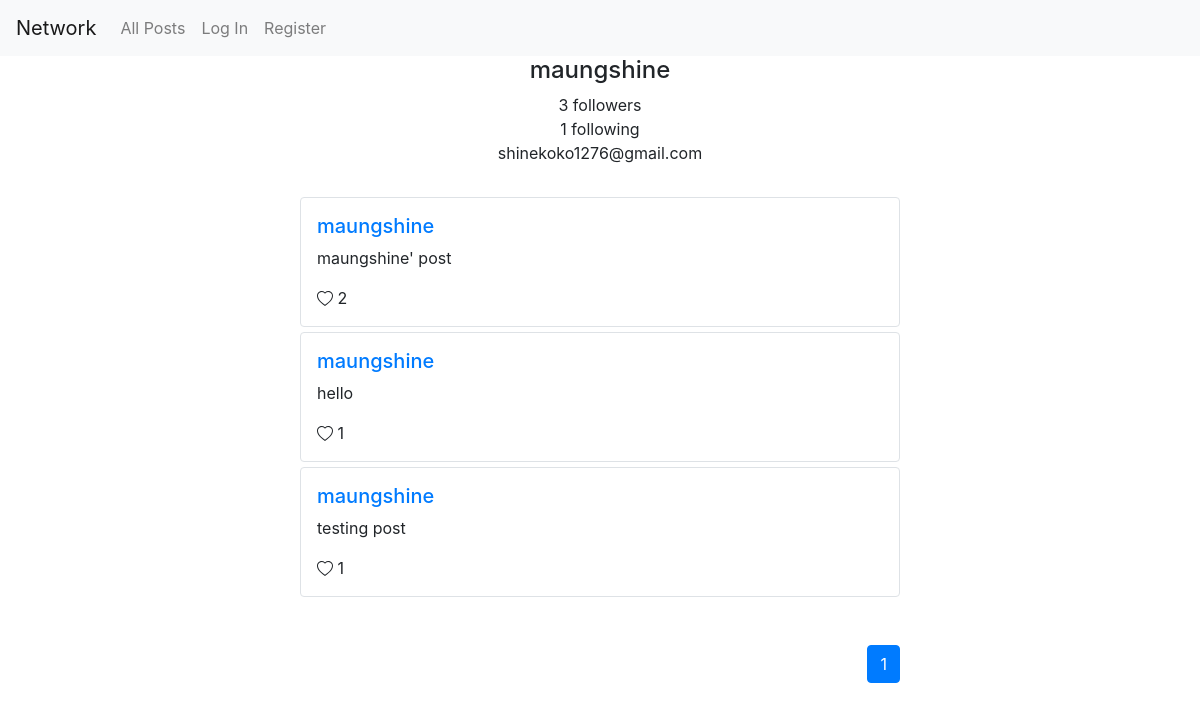
The app's page /profile/1 with its own data.
### network/models.py (models this page shows, shortened)
class User(AbstractUser):
    pass

class Post(models.Model):
    post_user = models.ForeignKey(settings.AUTH_USER_MODEL,
                                  on_delete=models.CASCADE,
                                  related_name='user_posts')
    date_posted = models.DateTimeField(null=False, auto_now_add=True)
    content = models.TextField(null=False, blank=False)
    @property
    def liked(self):
        return [like.liked_user for like in self.liked_users.all()]

class Like(models.Model):
    liked_user = models.ForeignKey(settings.AUTH_USER_MODEL,
                                   on_delete=models.CASCADE,
                                   related_name='liked_posts')
    liked_post = models.ForeignKey(Post,
                                   on_delete=models.CASCADE,
                                   related_name='liked_users')

### network/views.py (the view)
# urls.py: path("profile/<int:user_id>", views.profile, name="profile"),
def profile(request, user_id):
    user = User.objects.get(pk=user_id)
    posts = user.user_posts.all()
    p = Paginator(posts, 10)
    page_number = request.GET.get('page')
    page_obj = p.get_page(page_number)
    return render(request, 'network/profile.html', {
        "user_id": user_id,
        "name": user.username,
        "email": user.email,
        "is_following": request.user.id in [follower.following_user.id for follower in user.followers.all()],
        "followers": [follower.following_user.username for follower in user.followers.all()],
        "following": [following.followed_user.username for following in user.followed_users.all()],
        "page_obj" : page_obj})

### network/templates/network/profile.html (shortened to what this page needs)
{% extends "network/layout.html" %}
{% load static %}
{% block body %}
    <div id="profile-div" class="container profile">
        <div class="name"><h4 id="name">{{ name }}</h4></div>
        <div class="no-of-follower"><span id="no-of-follower">{{ followers|length }} followers</span></div>
        <div class="no-of-following"><span id="no-of-following">{{ following|length }} following</span></div>
        <div class="email"><span id="email">{{ email }}</span></div>
    </div>
    <section id="main_page">
      {% for post in page_obj.object_list %}
      <div class="container border rounded post">
          <div class="username"><h5><a href="{% url 'profile' post.post_user.id %}">{{ post.post_user.username }}</a></h5></div>
          <div class="content" id="post-{{ post.id }}"><p id="content-{{ post.id }}">{{ post.content }}</p></div>
          <div class="like">
          {% if user not in post.liked %}
            <svg id="like-icon-{{ post.id }}" onclick="like_post({{ post.id }})" width="1em" height="1em" viewBox="0 0 16 16" class="bi bi-heart" fill="currentColor" xmlns="http://www.w3.org/2000/svg">
              <path fill-rule="evenodd" d="M8 2.748l-.717-.737C5.6.281 2.514.878 1.4 3.053c-.523 1.023-.641 2.5.314 4.385.92 1.815 2.834
              3.989 6.286 6.357 3.452-2.368 5.365-4.542 6.286-6.357.955-1.886.838-3.362.314-4.385C13.486.878 10.4.28 8.717 2.01L8 2.748zM8
              15C-7.333 4.868 3.279-3.04 7.824 1.143c.06.055.119.112.176.171a3.12 3.12 0 0 1 .176-.17C12.72-3.042 23.333 4.867 8 15z"/>
            </svg>
            <span id="post-{{ post.id }}-like" class="like-count">{{ post.liked_users.all|length }}</span>
          {% endif %}
          </div>
      </div>
      {% endfor %}
  </section>
  <div class="paginator text-right container">
    <nav aria-label="paginator">
      <ul class="pagination">
        <li class="page-item active" aria-current="page">
          <a class="page-link" href="#">{{ page_obj.number }}<span class="sr-only">(current)</span></a>
        </li>
      </ul>
    </nav>
  </div>
{% endblock %}

### network/static/network/styles.css (style rules this page uses)
.bi-heart,.bi-heart-fill { cursor: pointer; }
#main_page { display: grid; row-gap: 5px; padding: 2em 0em; }
.post { padding: 1em; width: 50%; }
.paginator > nav { display: inline-block; }
.paginator { padding: 1em 0em; width: 50%; }
.profile { text-align: center; }

### records on screen
User: username "maungshine", email "shinekoko1276@gmail.com"
Post: post_user.username "maungshine", content "maungshine' post", liked_users.all|length "2"
Post: post_user.username "maungshine", content "hello", liked_users.all|length "1"
Post: post_user.username "maungshine", content "testing post", liked_users.all|length "1"

### other values on screen
{{ followers|length }} "3"
{{ following|length }} "1"
{{ page_obj.number }} "1"
